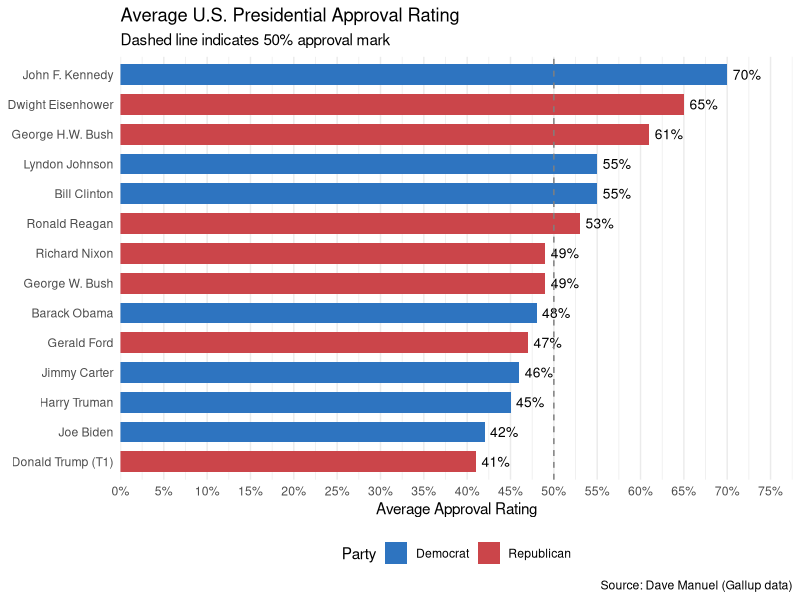

The R script that drew this image:
## ---- chunk 1
#| message: false
#| echo: false

library(tidyverse)

# Clean percentage strings and order presidents by average rating
approval_data <- read_csv("data/presidential_approval.csv", show_col_types = FALSE) |>
  mutate(
    Avg = parse_number(Avg),
    President = fct_reorder(President, Avg),
    Party = if_else(Party == "D", "Democrat", "Republican")
  )

# Simple horizontal bar chart of average approval ratings
ggplot(approval_data, aes(x = Avg, y = President, fill = Party)) +
  geom_col(width = 0.7) +
  geom_text(aes(label = paste0(Avg, "%")), hjust = -0.2, size = 3.5) +
  geom_vline(xintercept = 50, linetype = "dashed", color = "grey50") +
  scale_fill_manual(values = c("Democrat" = "#2E74C0", "Republican" = "#CB454A")) +
  scale_x_continuous(
    breaks = seq(0, 75, by = 5),
    labels = \(x) paste0(x, "%"),
    limits = c(0, 76),
    expand = expansion(mult = c(0, 0.02))
  ) +
  labs(
    title = "Average U.S. Presidential Approval Rating",
    subtitle = "Dashed line indicates 50% approval mark",
    x = "Average Approval Rating",
    y = NULL,
    fill = "Party",
    caption = "Source: Dave Manuel (Gallup data)"
  ) +
  theme_minimal() +
  theme(
    legend.position = "bottom",
    panel.grid.major.y = element_blank()
  )
